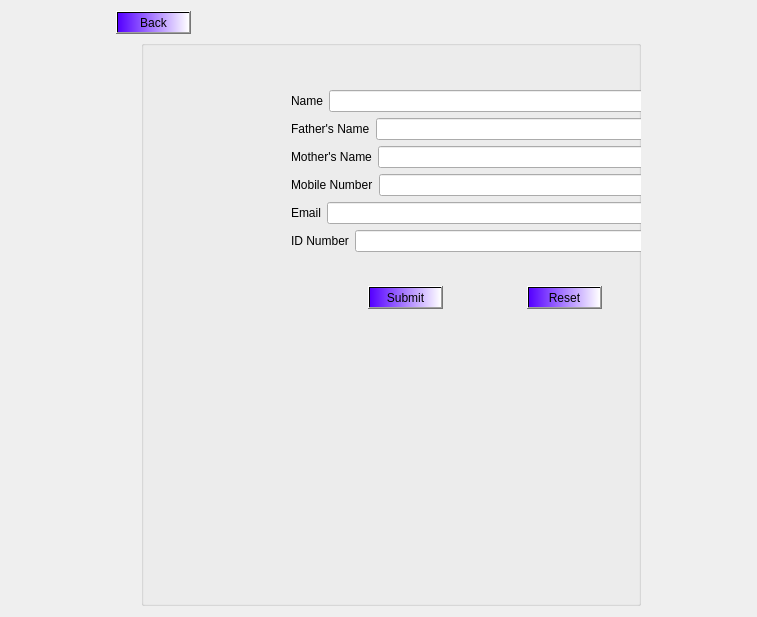
<?xml version="1.0" encoding="UTF-8"?>
<ui version="4.0">
 <class>AddCustomer</class>
 <widget class="QDialog" name="AddCustomer">
  <property name="geometry">
   <rect>
    <x>0</x>
    <y>0</y>
    <width>757</width>
    <height>617</height>
   </rect>
  </property>
  <property name="windowTitle">
   <string>Open Customer Account</string>
  </property>
  <layout class="QGridLayout" name="gridLayout">
   <item row="0" column="0">
    <layout class="QHBoxLayout" name="horizontalLayout_8">
     <item>
      <widget class="QPushButton" name="pushButton_back">
       <property name="sizePolicy">
        <sizepolicy hsizetype="Fixed" vsizetype="Fixed">
         <horstretch>0</horstretch>
         <verstretch>0</verstretch>
        </sizepolicy>
       </property>
       <property name="styleSheet">
        <string notr="true">background-color: qlineargradient(spread:pad, x1:0, y1:0, x2:1, y2:0, stop:0 rgba(85, 0, 255, 255), stop:1 rgba(255, 255, 255, 255));
color: rgb(0, 0, 0);
font: 11pt &quot;Times New Roman&quot;;</string>
       </property>
       <property name="text">
        <string>Back</string>
       </property>
      </widget>
     </item>
     <item>
      <spacer name="horizontalSpacer_4">
       <property name="orientation">
        <enum>Qt::Horizontal</enum>
       </property>
       <property name="sizeType">
        <enum>QSizePolicy::Fixed</enum>
       </property>
       <property name="sizeHint" stdset="0">
        <size>
         <width>450</width>
         <height>20</height>
        </size>
       </property>
      </spacer>
     </item>
    </layout>
   </item>
   <item row="1" column="0">
    <layout class="QHBoxLayout" name="horizontalLayout_9">
     <item>
      <spacer name="horizontalSpacer_5">
       <property name="orientation">
        <enum>Qt::Horizontal</enum>
       </property>
       <property name="sizeType">
        <enum>QSizePolicy::Fixed</enum>
       </property>
       <property name="sizeHint" stdset="0">
        <size>
         <width>25</width>
         <height>450</height>
        </size>
       </property>
      </spacer>
     </item>
     <item>
      <widget class="QGroupBox" name="groupBox">
       <property name="title">
        <string/>
       </property>
       <widget class="QWidget" name="layoutWidget">
        <property name="geometry">
         <rect>
          <x>150</x>
          <y>50</y>
          <width>388</width>
          <height>311</height>
         </rect>
        </property>
        <layout class="QVBoxLayout" name="verticalLayout_3">
         <item>
          <layout class="QVBoxLayout" name="verticalLayout_2">
           <item>
            <layout class="QVBoxLayout" name="verticalLayout">
             <item>
              <layout class="QHBoxLayout" name="horizontalLayout">
               <item>
                <widget class="QLabel" name="label">
                 <property name="text">
                  <string>Name</string>
                 </property>
                 <property name="buddy">
                  <cstring>lineEdit_name</cstring>
                 </property>
                </widget>
               </item>
               <item>
                <widget class="QLineEdit" name="lineEdit_name"/>
               </item>
              </layout>
             </item>
             <item>
              <layout class="QHBoxLayout" name="horizontalLayout_2">
               <item>
                <widget class="QLabel" name="label_2">
                 <property name="text">
                  <string>Father's Name</string>
                 </property>
                 <property name="buddy">
                  <cstring>lineEdit_father</cstring>
                 </property>
                </widget>
               </item>
               <item>
                <widget class="QLineEdit" name="lineEdit_father"/>
               </item>
              </layout>
             </item>
             <item>
              <layout class="QHBoxLayout" name="horizontalLayout_3">
               <item>
                <widget class="QLabel" name="label_3">
                 <property name="text">
                  <string>Mother's Name</string>
                 </property>
                 <property name="buddy">
                  <cstring>lineEdit_mother</cstring>
                 </property>
                </widget>
               </item>
               <item>
                <widget class="QLineEdit" name="lineEdit_mother"/>
               </item>
              </layout>
             </item>
             <item>
              <layout class="QHBoxLayout" name="horizontalLayout_4">
               <item>
                <widget class="QLabel" name="label_4">
                 <property name="text">
                  <string>Mobile Number</string>
                 </property>
                 <property name="buddy">
                  <cstring>lineEdit_mob</cstring>
                 </property>
                </widget>
               </item>
               <item>
                <widget class="QLineEdit" name="lineEdit_mob"/>
               </item>
              </layout>
             </item>
             <item>
              <layout class="QHBoxLayout" name="horizontalLayout_5">
               <item>
                <widget class="QLabel" name="label_5">
                 <property name="text">
                  <string>Email</string>
                 </property>
                 <property name="buddy">
                  <cstring>lineEdit_email</cstring>
                 </property>
                </widget>
               </item>
               <item>
                <widget class="QLineEdit" name="lineEdit_email"/>
               </item>
              </layout>
             </item>
             <item>
              <layout class="QHBoxLayout" name="horizontalLayout_6">
               <item>
                <widget class="QLabel" name="label_6">
                 <property name="text">
                  <string>ID Number</string>
                 </property>
                 <property name="buddy">
                  <cstring>lineEdit_id</cstring>
                 </property>
                </widget>
               </item>
               <item>
                <widget class="QLineEdit" name="lineEdit_id"/>
               </item>
              </layout>
             </item>
            </layout>
           </item>
           <item>
            <spacer name="verticalSpacer">
             <property name="orientation">
              <enum>Qt::Vertical</enum>
             </property>
             <property name="sizeHint" stdset="0">
              <size>
               <width>17</width>
               <height>28</height>
              </size>
             </property>
            </spacer>
           </item>
           <item>
            <layout class="QHBoxLayout" name="horizontalLayout_7">
             <item>
              <spacer name="horizontalSpacer">
               <property name="orientation">
                <enum>Qt::Horizontal</enum>
               </property>
               <property name="sizeHint" stdset="0">
                <size>
                 <width>40</width>
                 <height>20</height>
                </size>
               </property>
              </spacer>
             </item>
             <item>
              <widget class="QPushButton" name="pushButton_submit">
               <property name="styleSheet">
                <string notr="true">background-color: qlineargradient(spread:pad, x1:0, y1:0, x2:1, y2:0, stop:0 rgba(85, 0, 255, 255), stop:1 rgba(255, 255, 255, 255));
color: rgb(0, 0, 0);
font: 11pt &quot;Times New Roman&quot;;</string>
               </property>
               <property name="text">
                <string>Submit</string>
               </property>
              </widget>
             </item>
             <item>
              <spacer name="horizontalSpacer_2">
               <property name="orientation">
                <enum>Qt::Horizontal</enum>
               </property>
               <property name="sizeHint" stdset="0">
                <size>
                 <width>40</width>
                 <height>20</height>
                </size>
               </property>
              </spacer>
             </item>
             <item>
              <widget class="QPushButton" name="pushButton_reset">
               <property name="styleSheet">
                <string notr="true">background-color: qlineargradient(spread:pad, x1:0, y1:0, x2:1, y2:0, stop:0 rgba(85, 0, 255, 255), stop:1 rgba(255, 255, 255, 255));
color: rgb(0, 0, 0);
font: 11pt &quot;Times New Roman&quot;;</string>
               </property>
               <property name="text">
                <string>Reset</string>
               </property>
              </widget>
             </item>
             <item>
              <spacer name="horizontalSpacer_3">
               <property name="orientation">
                <enum>Qt::Horizontal</enum>
               </property>
               <property name="sizeHint" stdset="0">
                <size>
                 <width>40</width>
                 <height>20</height>
                </size>
               </property>
              </spacer>
             </item>
            </layout>
           </item>
          </layout>
         </item>
         <item>
          <spacer name="verticalSpacer_2">
           <property name="orientation">
            <enum>Qt::Vertical</enum>
           </property>
           <property name="sizeHint" stdset="0">
            <size>
             <width>20</width>
             <height>40</height>
            </size>
           </property>
          </spacer>
         </item>
        </layout>
       </widget>
      </widget>
     </item>
    </layout>
   </item>
  </layout>
 </widget>
 <tabstops>
  <tabstop>lineEdit_name</tabstop>
  <tabstop>lineEdit_father</tabstop>
  <tabstop>lineEdit_mother</tabstop>
  <tabstop>lineEdit_mob</tabstop>
  <tabstop>lineEdit_email</tabstop>
  <tabstop>lineEdit_id</tabstop>
  <tabstop>pushButton_submit</tabstop>
  <tabstop>pushButton_reset</tabstop>
  <tabstop>pushButton_back</tabstop>
 </tabstops>
 <resources/>
 <connections>
  <connection>
   <sender>pushButton_reset</sender>
   <signal>clicked()</signal>
   <receiver>lineEdit_mother</receiver>
   <slot>clear()</slot>
   <hints>
    <hint type="sourcelabel">
     <x>367</x>
     <y>351</y>
    </hint>
    <hint type="destinationlabel">
     <x>349</x>
     <y>181</y>
    </hint>
   </hints>
  </connection>
  <connection>
   <sender>pushButton_reset</sender>
   <signal>clicked()</signal>
   <receiver>lineEdit_father</receiver>
   <slot>clear()</slot>
   <hints>
    <hint type="sourcelabel">
     <x>367</x>
     <y>351</y>
    </hint>
    <hint type="destinationlabel">
     <x>345</x>
     <y>144</y>
    </hint>
   </hints>
  </connection>
  <connection>
   <sender>pushButton_reset</sender>
   <signal>clicked()</signal>
   <receiver>lineEdit_mob</receiver>
   <slot>clear()</slot>
   <hints>
    <hint type="sourcelabel">
     <x>367</x>
     <y>351</y>
    </hint>
    <hint type="destinationlabel">
     <x>351</x>
     <y>218</y>
    </hint>
   </hints>
  </connection>
  <connection>
   <sender>pushButton_reset</sender>
   <signal>clicked()</signal>
   <receiver>lineEdit_email</receiver>
   <slot>clear()</slot>
   <hints>
    <hint type="sourcelabel">
     <x>367</x>
     <y>351</y>
    </hint>
    <hint type="destinationlabel">
     <x>317</x>
     <y>255</y>
    </hint>
   </hints>
  </connection>
  <connection>
   <sender>pushButton_reset</sender>
   <signal>clicked()</signal>
   <receiver>lineEdit_name</receiver>
   <slot>clear()</slot>
   <hints>
    <hint type="sourcelabel">
     <x>367</x>
     <y>351</y>
    </hint>
    <hint type="destinationlabel">
     <x>318</x>
     <y>107</y>
    </hint>
   </hints>
  </connection>
  <connection>
   <sender>pushButton_reset</sender>
   <signal>clicked()</signal>
   <receiver>lineEdit_id</receiver>
   <slot>clear()</slot>
   <hints>
    <hint type="sourcelabel">
     <x>367</x>
     <y>351</y>
    </hint>
    <hint type="destinationlabel">
     <x>335</x>
     <y>292</y>
    </hint>
   </hints>
  </connection>
 </connections>
</ui>
